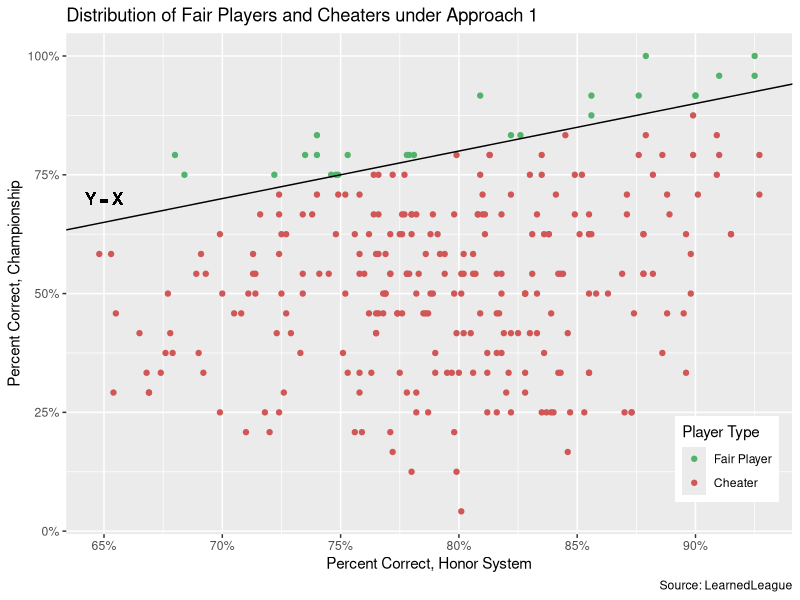
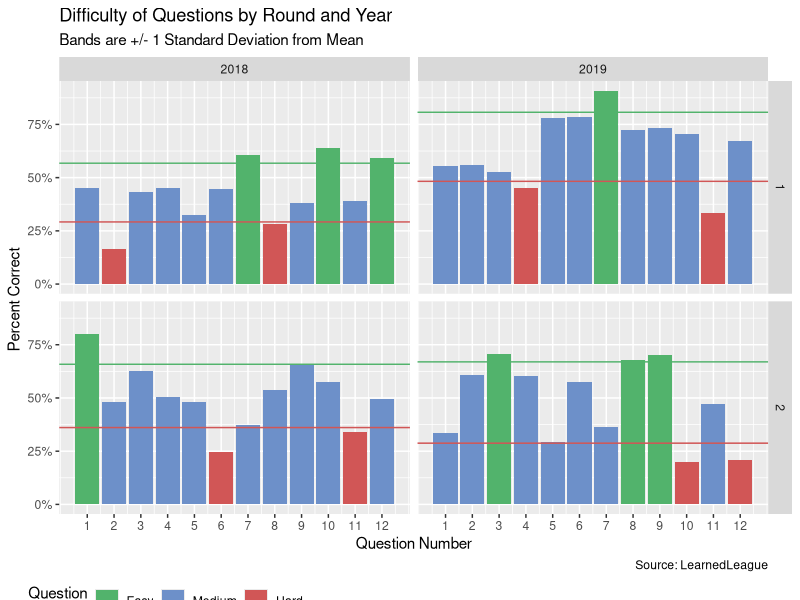
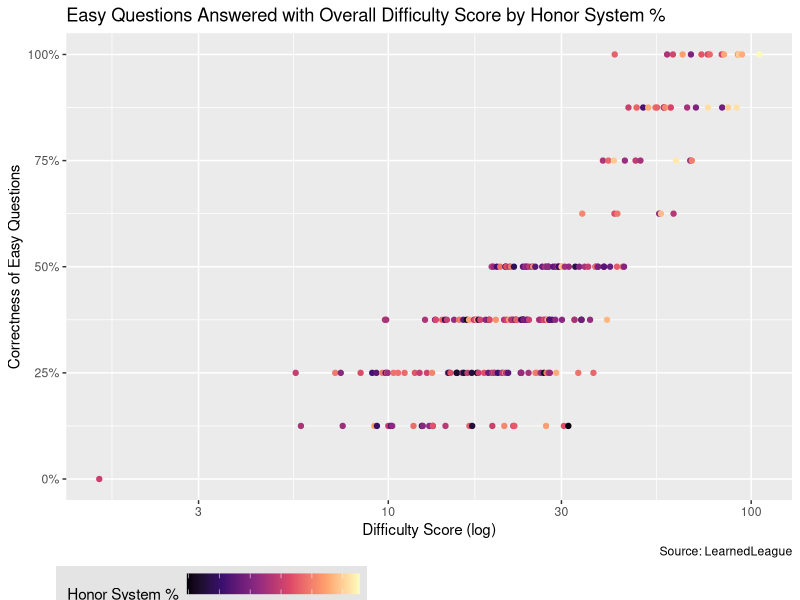
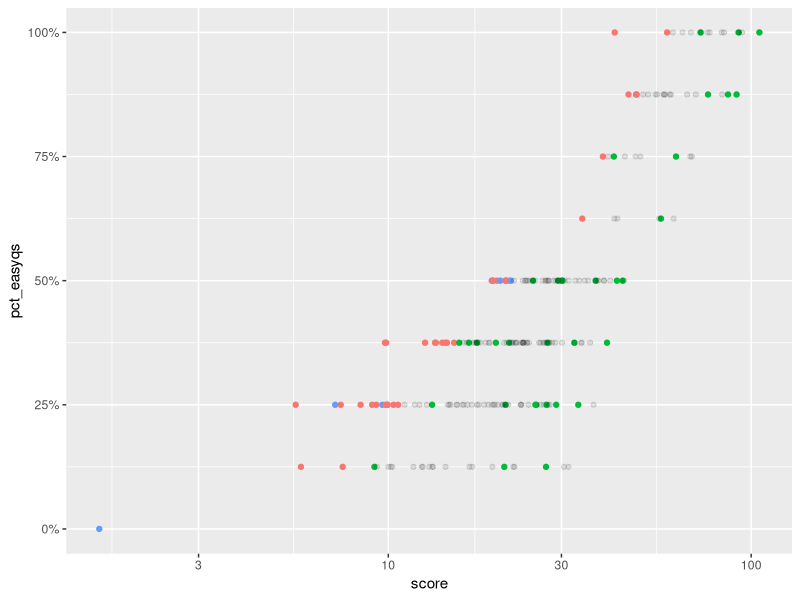
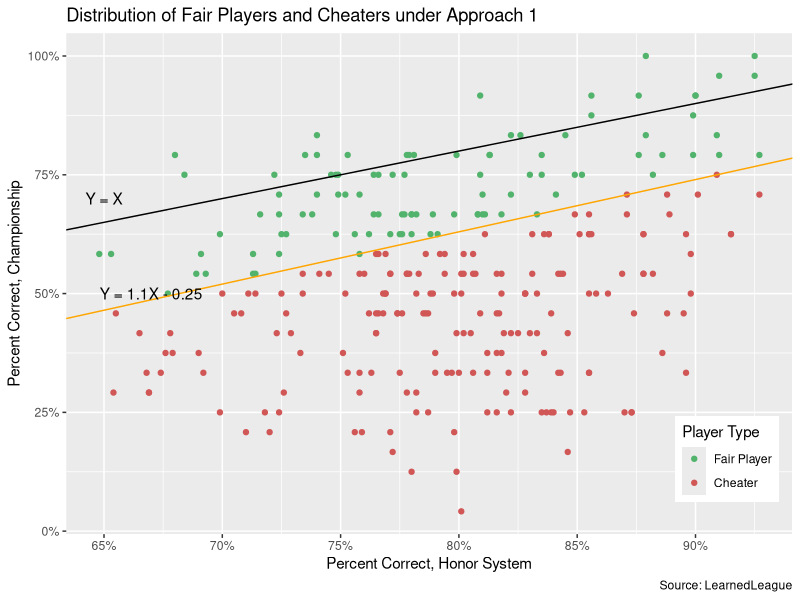
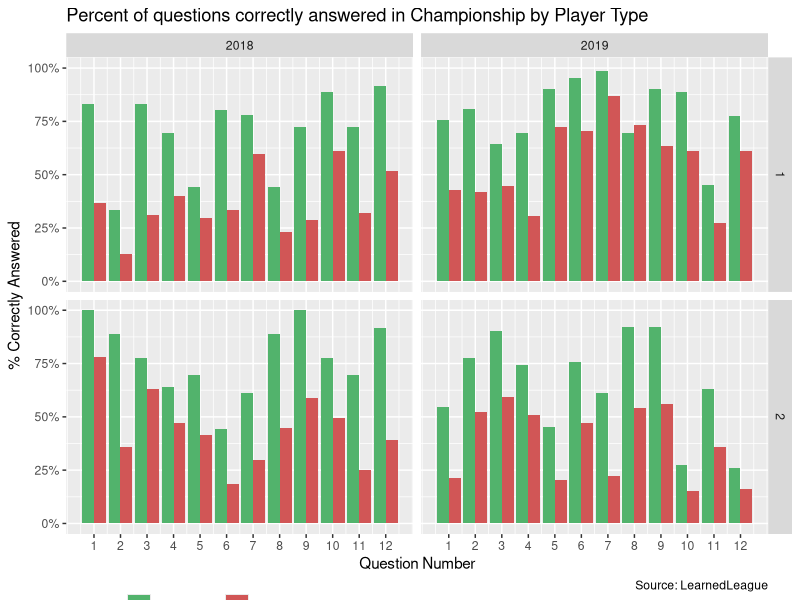
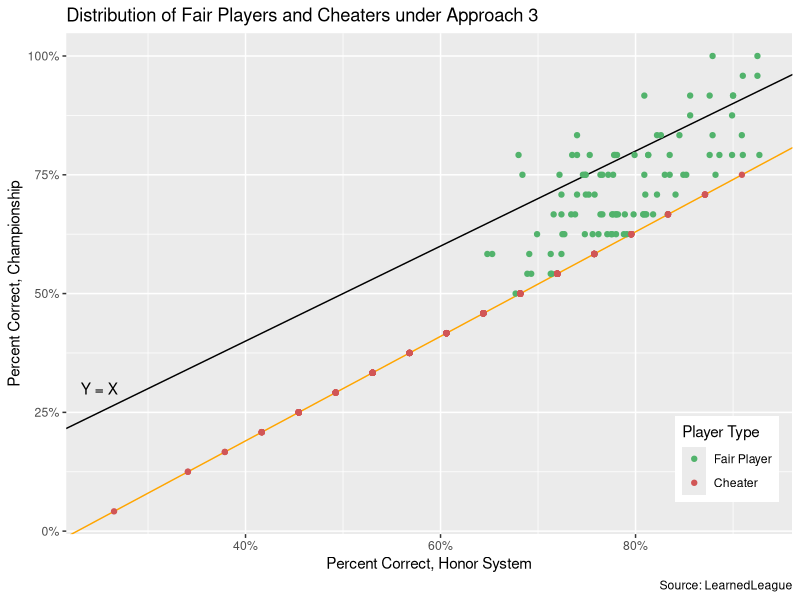
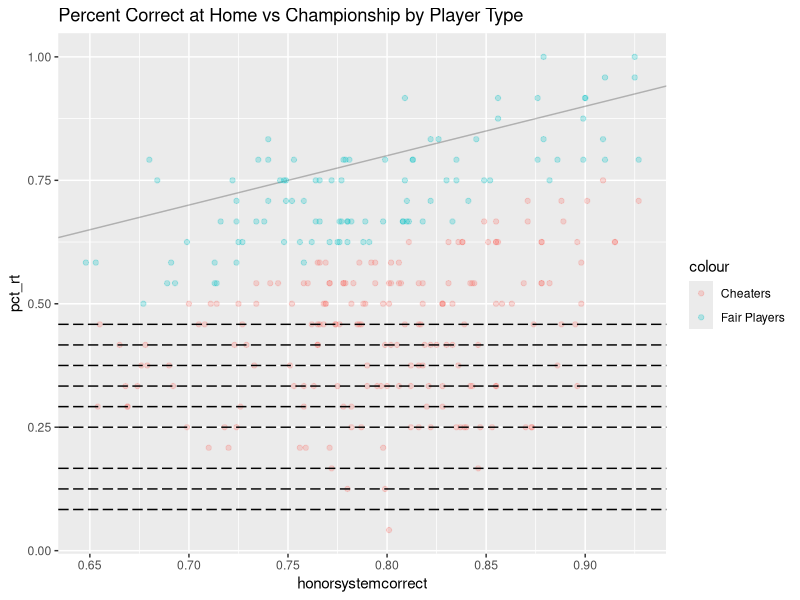

The R script that drew these images, in order:
## ---- chunk 1
knitr::opts_chunk$set(echo = TRUE)
## ---- chunk 2
library(tidyverse)
library(lubridate)
library(knitr)
library(kableExtra)
library(scales)
library(ggthemes)
library(glue)
library(RColorBrewer)
## ---- chunk 3
raw <- read_csv("pset3.csv")

edited <- raw %>% 
  pivot_longer(
    c(-name, -year, -round, -merge, -numbercorrect, -honorsystemcorrect),
    names_to = "qno",
    values_to = "ans"
  ) %>%
  mutate(qno = as.numeric(str_remove_all(qno, "q"))) %>%
  mutate(honorsystemcorrect = na_if(honorsystemcorrect, -99))
## ---- chunk 4
edited %>%
  group_by(year, round) %>%
  summarize(sample_size = n(), 
            mean(ans), 
            max = max(numbercorrect),
            min = min(numbercorrect),
            mean = mean(numbercorrect),
            sd = sd(numbercorrect)) %>%
  drop_na() %>%
  mutate(`mean(ans)` = percent(`mean(ans)`, accuracy = 0.1),
         mean = round(mean, digits = 2),
         sd = round(sd, digits = 2)) %>%
  ungroup() %>%
  pivot_wider(round, names_from = year, values_from = c(sample_size, `mean(ans)`, min, max, mean, sd)) %>%
  select(round, 
         sample_size_2018, `mean(ans)_2018`, min_2018, max_2018, mean_2018, sd_2018, 
         sample_size_2019, `mean(ans)_2019`, min_2019, max_2019, mean_2019, sd_2019) %>%
  kable("latex", booktabs = T, align = "r", caption = "Summary Statistics of Correct Answers by Year and Round of the Championship",
        col.names = c("Round", 
                      "N", "% Correct", "Min", "Max", "Mean", "St Dev", 
                      "N", "% Correct", "Min", "Max", "Mean", "St Dev")) %>%
  add_header_above(c(" ", "Questions Overall" = 2, "Individual Performance" = 4, "Questions Overall" = 2, "Individual Performance" = 4)) %>%
  add_header_above(c(" ", "2018" = 6, "2019" = 6)) %>%
  column_spec(1, border_right = T) %>%
  column_spec(7, border_right = T)%>%
  kable_styling(position = "center", latex_options = "hold_position")
## ---- chunk 5
edited %>%
  group_by(year, round) %>%
  summarize(mean_hnr_pct = mean(honorsystemcorrect, na.rm = TRUE),
            med = median(honorsystemcorrect, na.rm = TRUE),
            min = min(honorsystemcorrect, na.rm = TRUE),
            max = max(honorsystemcorrect, na.rm = TRUE)) %>%
  mutate(mean_hnr_pct = percent(mean_hnr_pct, accuracy = 0.1),
         med = percent(med, accuracy = 0.1),
         min = percent(min, accuracy = 0.1),
         max = percent(max, accuracy = 0.1)) %>%
  drop_na() %>%
  pivot_wider(id_cols = round, names_from = year, values_from = c(mean_hnr_pct, med, min, max)) %>%
  select(round, 
         mean_hnr_pct_2018, med_2018, min_2018, max_2018, 
         mean_hnr_pct_2019, med_2019, min_2019, max_2019) %>%
  kable("latex", booktabs = T, align = "r",
        caption = "Summary Statistics of Honor System Performance by Year and Round",
        col.names = c("Round", 
                      "Mean", "Median", "Min", "Max", 
                      "Mean", "Median", "Min", "Max")) %>%
  add_header_above(c(" ", "2018" = 4, "2019" = 4)) %>%
  column_spec(1, border_right = T) %>%
  column_spec(5, border_right = T) %>%
  kable_styling(position = "center", latex_options = "hold_position")
## ---- chunk 6
app1 <- edited %>%
  filter(round %in% c(1, 2)) %>%
  group_by(year, name, honorsystemcorrect) %>%
  summarize(pct_rt = mean(ans, na.rm = TRUE)) %>%
  drop_na() %>%
  mutate(cheater = if_else(honorsystemcorrect > pct_rt, 1, 0))

app1 %>%
  ggplot(aes(x = honorsystemcorrect, y = pct_rt, color = factor(cheater))) +
  geom_point() +
  geom_abline(slope = 1) +
  geom_text(aes(0.65, 0.70, label = "Y = X"), color = "black") +
  scale_x_continuous(labels = scales::label_percent(accuracy = 1)) +
  scale_y_continuous(labels = scales::label_percent()) +
  scale_color_manual(name = "Player Type", 
                     labels = c("Fair Player", "Cheater"), 
                     values = c("#52b36c", "#d15656")) +
  labs(title = "Distribution of Fair Players and Cheaters under Approach 1",
       x = "Percent Correct, Honor System",
       y = "Percent Correct, Championship",
       caption = "Source: LearnedLeague") +
  theme(legend.position = c(0.91, 0.15))
## ---- chunk 7
champ_difficulty <- edited %>%
  filter(round %in% c(1, 2)) %>%
  group_by(year, round, qno) %>%
  summarize(corr = sum(ans), asked = n()) %>%
  mutate(pct_corr = corr/asked,
         # I let difficulty be 1/pct_corr because I want its value to be higher for questions that people get correct less often.
         difficulty_val = 1/pct_corr) %>%
  select(year, round, qno, pct_corr, difficulty_val)

# Difficult questions are answered correctly a standard deviation less frequently than the mean of each round.
champ_difficulty_metrics <- champ_difficulty %>%
  group_by(year, round) %>%
  summarize(mean_corr = mean(pct_corr), sd = sd(pct_corr))

best_nerds <- edited %>%
  drop_na(honorsystemcorrect) %>%
  filter(ans == 1) %>%
  inner_join(champ_difficulty) %>%
  group_by(name, honorsystemcorrect) %>%
  summarize(score = sum (difficulty_val)) %>%
  arrange(desc(score))
## ---- chunk 8
full_qinfo <- champ_difficulty %>%
  left_join(champ_difficulty_metrics) %>%
  mutate(difficulty = if_else(pct_corr > mean_corr + sd, 0, 1),
         difficulty = if_else(pct_corr < mean_corr - sd, 2, difficulty))

full_qinfo %>%
  ggplot(mapping = aes(x = qno, y = pct_corr, fill = factor(difficulty))) +
  geom_col() +
  geom_hline(full_qinfo, mapping = aes(yintercept = mean_corr + sd), color = "#52b36c") +
  geom_hline(full_qinfo, mapping = aes(yintercept = mean_corr - sd), color = "#d15656") +
  scale_y_continuous(labels = scales::label_percent()) +
  scale_x_continuous(breaks = seq(1, 12)) +
  scale_fill_manual(name = "Question\n   Type",
                    labels = c("Easy", "Medium", "Hard"),
                    values = c("#52b36c", "#6d90c9", "#d15656")) +
  labs(title = "Difficulty of Questions by Round and Year",
       subtitle = "Bands are +/- 1 Standard Deviation from Mean",
       caption = "Source: LearnedLeague",
       x = "Question Number",
       y = "Percent Correct ") +
  facet_grid(round ~ year) +
  theme(plot.margin=unit(c(5.5, 5.5, 20, 5.5), "pt"),
        legend.direction = "horizontal",
        legend.position = c(0.15, -0.2),
        legend.background=element_blank())
## ---- chunk 9
easyqs <- full_qinfo %>%
  filter(difficulty == 0) %>%
  select(year, round, qno)

inner_join(easyqs, edited) %>%
  drop_na(honorsystemcorrect) %>%
  group_by(name, honorsystemcorrect) %>%
  summarize(count_corr_easyq = sum(ans)) %>%
  mutate(num_easyqs = nrow(easyqs),
         pct_easyqs = count_corr_easyq/num_easyqs) %>%
  select(-count_corr_easyq, -num_easyqs) %>%
  right_join(best_nerds) %>%
  mutate(honorsystemcorrect = percent(honorsystemcorrect, accuracy = 0.1),
         pct_easyqs = percent(pct_easyqs, accuracy = 0.1),
         score = round(score, digits = 3)) %>%
  arrange(-desc(score)) %>%
  head(5) %>%
  kable("latex", 
        booktabs = T, 
        caption = "Worst 5 Performers by Difficulty Score",
        col.names = c("Name", 
                      "% Correct, Honor", 
                      "% Correct, Easy Championship",
                      "Difficulty Score")) %>%
  kable_styling(position = "center", latex_options = "hold_position")

app2 <- inner_join(easyqs, edited) %>%
  drop_na(honorsystemcorrect) %>%
  group_by(name, honorsystemcorrect) %>%
  summarize(count_corr_easyq = sum(ans)) %>%
  mutate(num_easyqs = nrow(easyqs),
         pct_easyqs = count_corr_easyq/num_easyqs) %>%
  select(-count_corr_easyq, -num_easyqs) %>%
  right_join(best_nerds) %>%
  arrange(-desc(score))

# app2 %>%
#   ggplot(mapping = aes(x = score, y = pct_easyqs, color = honorsystemcorrect)) +
#   geom_point() +
#   scale_colour_viridis_c(name = " Honor System %",
#                          option = "A",
#                          labels = scales::label_percent(accuracy = 1)) +
#   scale_x_log10() +
#   scale_y_continuous(labels = scales::label_percent()) +
#   labs(title = "Easy Questions Answered with Overall Difficulty Score by Honor System %",
#        caption = "Source: LearnedLeague",
#        x = "Difficulty Score (log)",
#        y = "Correctness of Easy Questions") +
#   theme(plot.margin=unit(c(5.5, 5.5, 30, 5.5), "pt"),
#         legend.direction = "horizontal",
#         legend.background = element_rect(fill = "#e4e4e4"),
#         legend.position = c(0.2, -0.2),
#         legend.key.width = unit(25, "pt")) +
#   guides(colour = guide_colourbar(title.position="top", title.hjust = 0.5),
#          size = guide_legend(title.position="top", title.hjust = 0.5))

app2 %>%
  ggplot(mapping = aes(x = score, y = pct_easyqs, color = honorsystemcorrect)) +
  geom_point() +
  scale_colour_viridis_c(name = " Honor System %",
                         option = "A",
                         labels = scales::label_percent(accuracy = 1)) +
  scale_x_log10() +
  scale_y_continuous(labels = scales::label_percent()) +
  labs(title = "Easy Questions Answered with Overall Difficulty Score by Honor System %",
       caption = "Source: LearnedLeague",
       x = "Difficulty Score (log)",
       y = "Correctness of Easy Questions") +
  theme(plot.margin=unit(c(5.5, 5.5, 30, 5.5), "pt"),
        legend.direction = "horizontal",
        legend.background = element_rect(fill = "#e4e4e4"),
        legend.position = c(0.2, -0.2),
        legend.key.width = unit(25, "pt"),
        legend.key.height = unit(15, "pt"))
## being good at trivia means you can answer lots of hard questions.
## ---- chunk 10
app2_allplayers <- app2 %>% 
  group_by(pct_easyqs) %>%
  summarize(mean_hon = mean(honorsystemcorrect),
            sd_hon = sd(honorsystemcorrect),
            mean_score = mean(score),
            sd_score = sd(score)) %>%
  mutate(hon_upper = mean_hon + sd_hon,
         score_lower = mean_score - sd_score) %>%
  right_join(app2) %>%
  mutate(cheater = if_else(score_lower > score, 1, 0),
         cheater = if_else(honorsystemcorrect > hon_upper, 2, cheater),
         cheater = if_else(magrittr::and(score_lower > score, 
                                         honorsystemcorrect > hon_upper), 3, cheater),
         cheater = if_else(name == "VolkA", 3, cheater)) %>%
  select(name, honorsystemcorrect, pct_easyqs, 
         score, hon_upper, score_lower, cheater)

app2_cheaters <- app2_allplayers %>%
  filter(cheater != 0)

app2_fairplayers <- app2_allplayers %>%
  filter(cheater == 0)


ggplot() +
  geom_point(app2_cheaters, 
             mapping = aes(x = score, y = pct_easyqs, 
                           color = factor(cheater, 
                                          labels = c("Score", "Honor System", "Both")))) +
  geom_point(app2_fairplayers, mapping = aes(x = score, y = pct_easyqs), alpha = 0.1) +
  scale_color_discrete(name = "Short") +
  scale_x_log10() +
  scale_y_continuous(limits = c(0, 1), 
                     labels = scales::label_percent()) +
  theme(legend.position = "none")

## ---- chunk 11
ttester <- function(current_selection, year_sel) {
  obs <- edited %>%
    filter(round %in% c(1, 2), 
           year == year_sel,
           name == current_selection)
  # Case where people get a perfect score in competition returns no std dev so 
  # do not do a ttest in those situations
  if (sum(obs$ans) == 24) {
    return(1)
  }
  honsyscorr_num <- obs %>%
    magrittr::extract2(1,6)
  pval <- t.test(obs$ans, mu = honsyscorr_num, alternative = "less") %>%
    broom::tidy() %>%
    magrittr::extract2(1, 3)
}

pvals <- edited %>%
  drop_na(honorsystemcorrect, ans) %>%
  distinct(name, year) %>%
  mutate(pvals = map2(name, year, ttester),
         statsig = if_else(pvals < 0.05, 1, 0))

app3_allplayers <- edited %>%
  filter(round %in% c(1, 2)) %>%
  drop_na(honorsystemcorrect, ans) %>%
  group_by(year, name, honorsystemcorrect) %>%
  summarize(pct_rt = mean(ans)) %>%
  left_join(pvals) %>%
  mutate(cheater = if_else(statsig == 1, 1, 0))

# List of people that cheated
app3_cheaters <- app3_allplayers %>%
  filter(statsig == 1)

# List of people that didn't cheat
app3_fairplayers <- app3_allplayers %>%
  filter(statsig == 0) 
## ---- chunk 12
# Point on the far right side scored 95% but scored in competition like someone who scored 80% on the honor system. Use that system to figure out what the predected scores of people should be. 

app3_allplayers %>%
  ggplot(mapping = aes(x = honorsystemcorrect, y = pct_rt, color = factor(cheater))) +
  geom_point() +
  geom_abline(slope = 1) +
  geom_abline(slope = 1.1, intercept = -0.25, color = "orange") +
  annotate("text", x = 0.65, y = 0.70, label = "Y = X", color = "black") +
  annotate("text", x = 0.67, y = 0.5, label = "Y = 1.1X - 0.25", color = "black") +
  scale_x_continuous(labels = scales::label_percent(accuracy = 1)) +
  scale_y_continuous(labels = scales::label_percent()) +
  scale_color_manual(name = "Player Type", 
                     labels = c("Fair Player", "Cheater"), 
                     values = c("#52b36c", "#d15656")) +
  labs(title = "Distribution of Fair Players and Cheaters under Approach 1",
       x = "Percent Correct, Honor System",
       y = "Percent Correct, Championship",
       caption = "Source: LearnedLeague") +
  theme(legend.position = c(0.91, 0.15))

adj <- app3_allplayers %>%
  mutate(pred = if_else(cheater == 1, (pct_rt + 0.25)/1.1, honorsystemcorrect),
         diff = if_else(cheater == 1, honorsystemcorrect - pred, 0))
## ---- chunk 13
bind_rows(app3_cheaters, app3_fairplayers) %>%
  inner_join(edited) %>%
  filter(round %in% c(1, 2)) %>%
  group_by(year, round, qno, cheater) %>% 
  summarize(correct_ans = sum(ans), times_asked = n()) %>%
  ggplot(aes(x = qno, y = correct_ans/times_asked, group = cheater, fill = factor(cheater))) +
  geom_col(position = "dodge") +
  facet_grid(round ~ year) +
  scale_x_continuous(breaks = seq(1, 12)) +
  scale_y_continuous(limits = c(0, 1), labels = label_percent()) +
  scale_fill_manual(name = "Player Type", 
                     labels = c("Fair Player", "Cheater"), 
                     values = c("#52b36c", "#d15656")) +
  labs(title = "Percent of questions correctly answered in Championship by Player Type", 
       caption = "Source: LearnedLeague",
       x = "Question Number", 
       y = "% Correctly Answered") +
  theme(legend.direction = "horizontal",
        legend.position = c(0.15, -0.15),
        legend.background=element_blank())
## ---- chunk 14
ggplot(adj, mapping = aes(pred, pct_rt, color = factor(cheater))) +
  geom_abline(slope = 1) +
  geom_abline(slope = 1.1, intercept = -0.25, color = "orange") +
  geom_point() +
  annotate("text", x = 0.25, y = 0.3, label = "Y = X", color = "black") +
  scale_x_continuous(labels = scales::label_percent(accuracy = 1)) +
  scale_y_continuous(labels = scales::label_percent()) +
  scale_color_manual(name = "Player Type", 
                     labels = c("Fair Player", "Cheater"), 
                     values = c("#52b36c", "#d15656")) +
  labs(title = "Distribution of Fair Players and Cheaters under Approach 3",
       x = "Percent Correct, Honor System",
       y = "Percent Correct, Championship",
       caption = "Source: LearnedLeague") +
  theme(legend.position = c(0.91, 0.15))
## ---- chunk 15
pvals99 <- edited %>%
  drop_na(honorsystemcorrect, ans) %>%
  distinct(name, year) %>%
  mutate(pvals = map2(name, year, ttester),
         statsig = if_else(pvals < 0.01, 1, 0))
## ---- chunk 16
dropouts <- edited %>% 
  filter(is.na(honorsystemcorrect)) %>%
  distinct(name, year) %>%
  pull(name)

x <- edited %>%
  filter(name %in% dropouts) %>%
  group_by(name, year) %>%
  summarize(pct_corr = mean(ans)) %>%
  ungroup() %>%
  count(pct_corr)

ggplot() +
  geom_abline(slope = 1, alpha = 0.25) +
  geom_point(app3_cheaters, mapping = aes(honorsystemcorrect, pct_rt, color = "Cheaters"), alpha = 0.25) +
  geom_point(app3_fairplayers, mapping = aes(honorsystemcorrect, pct_rt, color = "Fair Players"), alpha = 0.25) +
  geom_hline(x, mapping = aes(yintercept = pct_corr), linetype = "longdash") +
  labs(title = "Percent Correct at Home vs Championship by Player Type")
